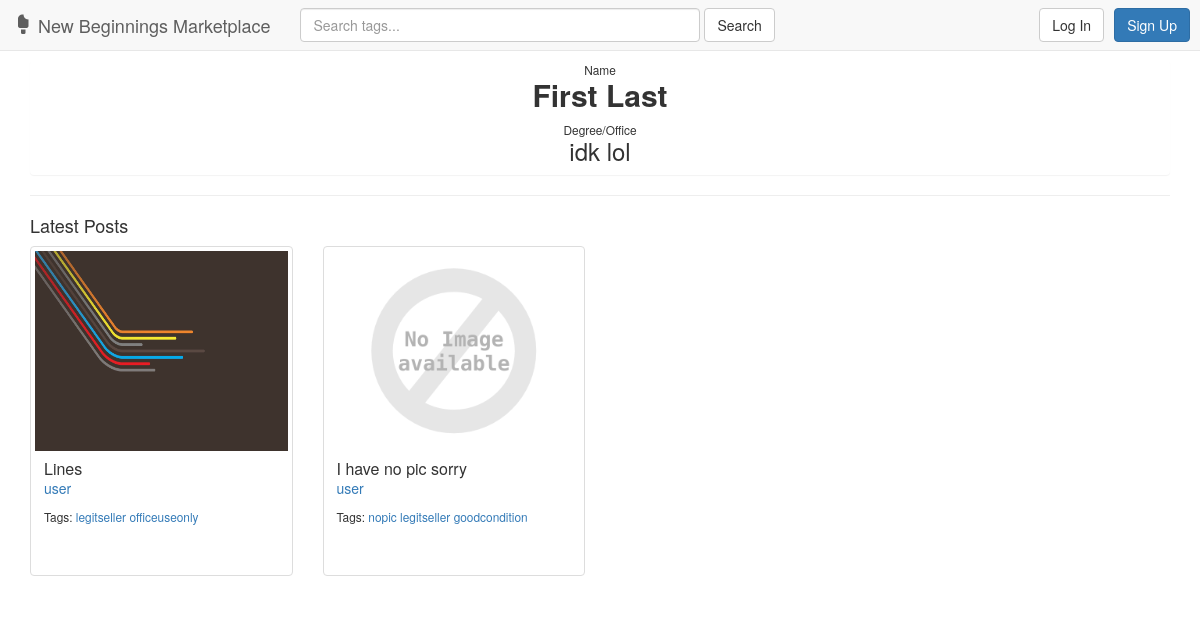
The page /user/18/ on the database its author committed.
### marketplace/models.py (models this page shows, shortened)
class Post(models.Model):
    user = models.ForeignKey(User, on_delete=models.CASCADE)
    image = models.ImageField(upload_to='marketplace/static/marketplace/img/', blank=True, default='marketplace/static/marketplace/img/def/default.png')
    name = models.CharField(max_length=25)
    condition = models.CharField(max_length=50)
    quantity = models.PositiveIntegerField(default=1, validators=[MinValueValidator(1)])
    CHOICES = (
        ('Academic', 'Academic'),
        ('Office', 'Office'),
    )
    type = models.CharField(max_length=8, choices=CHOICES)
    course = models.CharField(max_length=20, blank=True)
    tags = TaggableManager(blank=True)

### marketplace/views.py (the view)
# urls.py: url(r'^user/(?P<user_id>[0-9]+)/$', views.userdetails, name='userdetails'),
def userdetails(request, user_id):
    userobj = get_object_or_404(User, pk=user_id)
    user_latest_post = Post.objects.filter(user=userobj).order_by('-id')
    if request.method == 'POST':
        regform = RegistrationForm(request.POST)
        postform = PostForm(request.POST, request.FILES)
        if regform.is_valid():
            regform.save()
            return redirect('/')
        elif request.user.is_authenticated():
            if postform.is_valid():
                obj = postform.save(commit=False)
                obj.user = request.user
                obj.image = postform.cleaned_data['image']
                obj.save()
                postform.save_m2m()
                return redirect('/')
        else:
            postform = PostForm()
            regform = RegistrationForm()
            context = {
                'userprofile': userobj,
                'latest_posts': user_latest_post,
                'regform': regform,
                'postform': postform,
            }
            return login(request, context, template_name='marketplace/err.html')
    else:
        regform = RegistrationForm()
        postform = PostForm()
        context = {
            'userprofile': userobj,
            'latest_posts': user_latest_post,
            'regform': regform,
            'postform': postform,
        }
        return render(request, 'marketplace/user.html', context)

### marketplace/forms.py (shortened to what this page needs)
class RegistrationForm(UserCreationForm):
    first_name = forms.CharField(required=True)
    last_name = forms.CharField(required=True)
    degree_or_office = forms.CharField(required=True)
    class Meta:
        model = User
        fields = (
            'username',
            'first_name',
            'last_name',
            'password1',
            'password2',
            'degree_or_office',
        )

class PostForm(forms.ModelForm):
    name = forms.CharField(required=True)
    condition = forms.CharField(required=True)
    type = forms.ChoiceField(choices=Post.CHOICES, required=True)
    quantity = forms.IntegerField(required=True, initial='1', min_value=1)
    class Meta:
        model = Post
        fields = (
            'image',
            'name',
            'condition',
            'quantity',
            'type',
            'course',
            'tags',
        )

### marketplace/templates/marketplace/user.html (shortened to what this page needs)
{% extends 'marketplace/includes/header.html' %}
{% block body %}
    <div class="container">
        <div class="text-center panel">
            <div>
                <small>Name</small>
                <h2 style="margin-top: 0;"><strong>{{ userprofile.first_name }} {{ userprofile.last_name }}</strong></h2>
                <small>Degree/Office</small>
                <h3 style="margin-top: 0;">{{ userprofile.degree_or_office }}</h3>
            </div>
        </div>
        <hr />
        <h4>Latest Posts</h4>
        <div id="posts_5" class="row">
            {% for post in latest_posts|slice:':5' %}
                <div class="col-sm-6 col-md-3">
                    <div class="thumbnail">
                        <a data-toggle="modal" data-target="#postModal{{ post.id }}" href="javascript:void(0);"><img src="{{ post.image.url }}" style="height:200px;"></a>
                        <div class="caption" style="height: 120px;">
                            <h3 class="panel-title"><a data-toggle="modal" data-target="#postModal{{ post.id }}" href="javascript:void(0);">{{ post.name }}</a></h3>
                            <p><a href="{% url 'marketplace:userdetails' post.user.id %}">
                                {{ post.user }}
                            </a></p>
                            <p><small>Tags:
                                {% for t in post.tags.all %}
                                    <a href="{% url 'marketplace:tagresults' t.name %}">{{ t.name }}</a>
                                {% endfor %}
                            </small></p>
                        </div>
                    </div>
                </div>
            {% endfor %}
        </div>
    </div>
{% endblock %}

### rows shown on the page
Post: image (picture), name "Lines", user "user"
Tag: name "legitseller"
Tag: name "officeuseonly"
Post: image (placeholder picture), name "I have no pic sorry", user "user"
Tag: name "nopic"
Tag: name "goodcondition"

### other values the page prints
{{ userprofile.first_name }} "First"
{{ userprofile.last_name }} "Last"
{{ userprofile.degree_or_office }} "idk lol"
